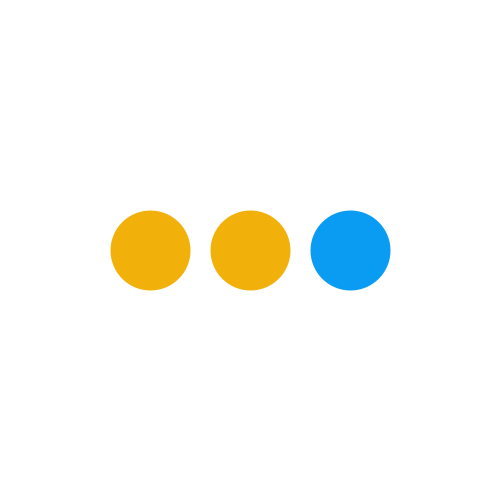
Frame 1 (no input)
Frame 60 (the mouse pressed at the canvas centre just before this capture): identical to frame 1, image omitted
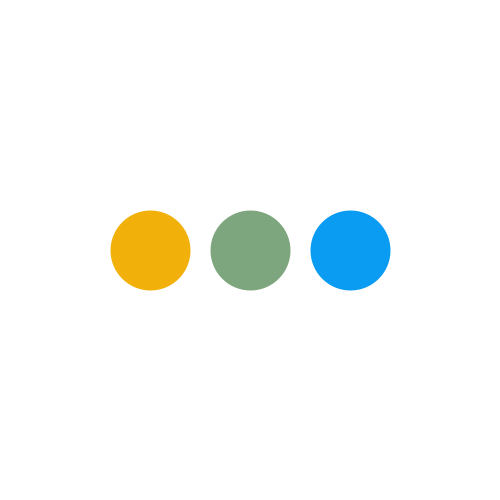
Frame 120 (the mouse held since frame 60 and released just before this capture)

The Processing sketch that drew these frames (run headless with seeded random() and noise(); from frame 60 on, the mouse is pressed at the canvas centre):

// Processing sketch: e06_korolryLerp
// ── e06_korolryLerp.pde
color kolorLewy;
color kolorPrawy;
color kolorPomiedzy;

void setup(){
  size(500, 500);
  background(255);
  strokeWeight(80);
  kolorLewy = #F2B10A;
  kolorPrawy = color(10,155,242);
}

void draw(){ 
  background(255);
  stroke(kolorLewy);
  point(150, 250);
  stroke(kolorPrawy);
  point(350, 250);
  kolorPomiedzy = lerpColor(kolorLewy, kolorPrawy, mouseX/500.0); 
  stroke(kolorPomiedzy);
  point(250, 250);
}
